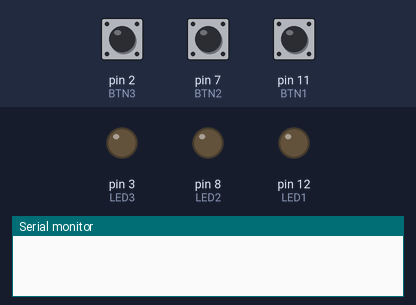
The sketch below on a simulated Arduino Uno, built with avr-gcc and run on an emulated ATmega328P. On the bench: output pins drawn as LEDs (lit = HIGH), the last lines printed to the serial monitor. Dashed ring = blinking. The inputs (shaded band) are chosen by the test bench; at power-on: pin 2 (BTN3) HIGH, pin 7 (BTN2) HIGH, pin 11 (BTN1) HIGH. Random numbers use the default seed unless the sketch sets one.

Above: at 1.8 s.
1.9 s: pin 2 (BTN3) pulled LOW for 0.15 s
At 2.25 s:
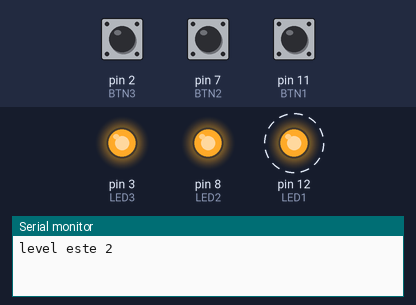
At 4.3 s:
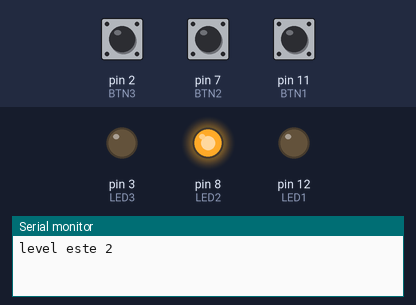
Timing chart, 0 to 7.0 s (numbered marks = the images above; inputs shaded):
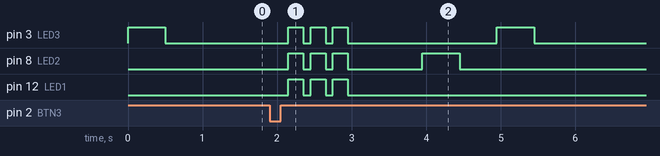

The sketch:

simonSays.ino
```cpp
#define LED_STATE 1
#define BUTTON_STATE 2
#define VERIFY_STATE 3

#define BTN1 11
#define BTN2 7
#define BTN3 2

#define LED1 12
#define LED2 8
#define LED3 3

#define MAX_LEVEL 10
uint8_t led[MAX_LEVEL] = {};
uint8_t buton[MAX_LEVEL] = {};


void setup() {
  pinMode(BTN1, INPUT_PULLUP);
  pinMode(BTN2, INPUT_PULLUP);
  pinMode(BTN3, INPUT_PULLUP);

  pinMode(LED1, OUTPUT);
  pinMode(LED2, OUTPUT);
  pinMode(LED3, OUTPUT);

  randomSeed(analogRead(A0));
  Serial.begin(9600);
}
unsigned long timp = 0;
uint8_t level = 1;
uint8_t stare = LED_STATE;

void loop() {
  if (stare == LED_STATE) {
    generateRandomLed(level);
    lightLed(level);
  }
  else if (stare == BUTTON_STATE) {
    controlLed(LOW);
    readButtons(level);
  }
  else if (stare == VERIFY_STATE)
  {
    verifyLevel();
  }
}

void generateRandomLed(uint8_t l) {
  if (l == MAX_LEVEL + 1)
    l = MAX_LEVEL;
  for (uint8_t i = 0; i < l; i++) {
    uint8_t t = random(0, 3);
    if (t == 0)
      led[i] = LED1;
    else if (t == 1)
      led[i] = LED2;
    else
      led[i] = LED3;
  }
}

void readButtons(uint8_t l) {
  for (uint8_t i = 0; i < MAX_LEVEL; i++) {
    buton[i] = 0;
  }
  static bool apasat1 = false;
  static bool apasat2 = false;
  static bool apasat3 = false;
  uint8_t i = 0;
  while (i < l) {
    if (digitalRead(BTN1) == LOW && apasat1 == false) {
      apasat1 = true;
    }
    if (digitalRead(BTN1) == LOW && apasat1 == true && buton[i] == 0) {
      buton[i] = LED1;
      delay(100);
    }
    if (digitalRead(BTN1) == HIGH && apasat1 == true) {
      apasat1 = false;
      i++;
    }

    if (digitalRead(BTN2) == LOW && apasat2 == false) {
      apasat2 = true;
    }
    if (digitalRead(BTN2) == LOW && apasat2 == true && buton[i] == 0) {
      buton[i] = LED2;
      delay(100);
    }
    if (digitalRead(BTN2) == HIGH && apasat2 == true) {
      apasat2 = false;
      i++;
    }

    if (digitalRead(BTN3) == LOW && apasat3 == false) {
      apasat3 = true;
    }
    if (digitalRead(BTN3) == LOW && apasat3 == true && buton[i] == 0) {
      buton[i] = LED3;
      delay(100);
    }
    if (digitalRead(BTN3) == HIGH && apasat3 == true) {
      apasat3 = false;
      i++;
    }
  }//while
  stare = VERIFY_STATE;
}

void lightLed(uint8_t l) {
  for (uint8_t i = 0; i < l; i++) {
    digitalWrite(led[i], HIGH);
    delay(500);
    digitalWrite(led[i], LOW);
    delay(500);
  }
  stare = BUTTON_STATE;
  controlLed(LOW);
}

void controlLed(uint8_t v) {
  digitalWrite(LED1, v);
  digitalWrite(LED2, v);
  digitalWrite(LED3, v);
}

void levelTransition() {
  for (uint8_t u = 0; u < 3; u++) {
    controlLed(LOW);
    delay(100);
    controlLed(HIGH);
    delay(200);
  }
  controlLed(LOW);
  delay(1000);
}

void testPrint() {
  //afisare leduri
  Serial.print("leduri:  ");
  for (uint8_t i = 0; i < level; i++) {
    Serial.print(led[i]);
    Serial.print(", ");
  }

  //afisare butoane
  Serial.print("\nbutoane: ");
  for (uint8_t i = 0; i < level; i++) {
    Serial.print(buton[i]);
    Serial.print(", ");
  }
  Serial.print("\n");
}

void verifyLevel() {
  bool corect = true;
  for (uint8_t i = 0; i < level; i++) {
    if (led[i] != buton[i])
      corect = false;
  }
  if (corect == false) {
    level = 1;
  }
  else if (corect == true) {
    level++;
  }
  stare = LED_STATE;
  Serial.print("level este ");
  Serial.println(level);
  levelTransition();
}
```

Measured:
- after the input at 1.9 s, pin 3 (LED3): LOW → HIGH after 0.25 s, → LOW 0.20 s later, → HIGH 0.10 s later, → LOW 0.20 s later, … (8 changes in this stretch); pin 8 (LED2): LOW → HIGH after 0.25 s, → LOW 0.20 s later, → HIGH 0.10 s later, → LOW 0.20 s later, … (8 changes in this stretch)
